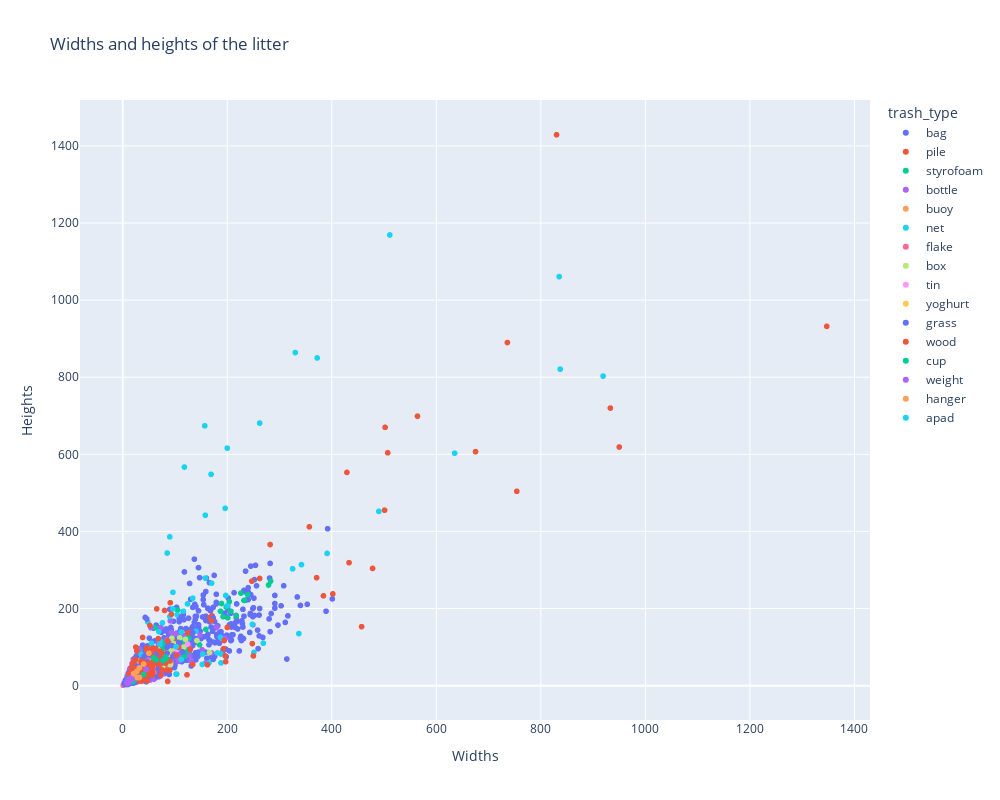

Notebook cell for this chart:
### Code cell
fig = px.scatter(
    trash_df, 
    x="widths", 
    y="heights", 
    color="trash_type", 
    hover_data=["classes"],  # Show class name on hover
    title="Widths and heights of the litter",
    labels={"widths": "Widths", "heights": "Heights"},
    width=1000,
    height=800
)

fig.show()

### Figure 1 — Plotly figure (JSON) as saved in the notebook; plotly's stock layout.template omitted (floating-point values rounded to 4 significant figures; data arrays with more than 128 entries replaced by an {"elided": "..."} marker saying what was removed)
{"data": [{"customdata": {"elided": "1316x1 str values"}, "hovertemplate": "trash_type=bag<br>Widths=%{x}<br>Heights=%{y}<br>classes=%{customdata[0]}<extra></extra>", "legendgroup": "bag", "marker": {"color": "#636efa", "symbol": "circle"}, "mode": "markers", "name": "bag", "showlegend": true, "type": "scattergl", "x": {"elided": "1316 float values"}, "xaxis": "x", "y": {"elided": "1316 float values"}, "yaxis": "y"}, {"customdata": [["pile__"], ["pile__"], ["pile__"], ["pile__"], ["pile__"], ["pile__"], ["pile__"], ["pile__"], ["pile__"], ["pile__"], ["pile__"], ["pile__"], ["pile__"], ["pile__"], ["pile__"], ["pile__"], ["pile__"], ["pile__"], ["pile__"], ["pile__"], ["pile__"], ["pile__"], ["pile__"], ["pile__"], ["pile__"], ["pile__"], ["pile__"], ["pile__"], ["pile__"], ["pile__"]], "hovertemplate": "trash_type=pile<br>Widths=%{x}<br>Heights=%{y}<br>classes=%{customdata[0]}<extra></extra>", "legendgroup": "pile", "marker": {"color": "#EF553B", "symbol": "circle"}, "mode": "markers", "name": "pile", "showlegend": true, "type": "scattergl", "x": [502.0, 507.0, 247.0, 262.0, 830.0, 1347.0, 933.0, 171.0, 167.0, 736.0, 950.0, 675.0, 130.0, 754.0, 564.0, 501.0, 124.0, 100.0, 429.0, 98.0, 433.0, 478.0, 402.0, 384.0, 84.0, 357.0, 282.0, 457.0, 371.0, 87.0], "xaxis": "x", "y": [670.0, 604.0, 271.0, 278.0, 1429.0, 932.0, 720.0, 181.0, 177.0, 890.0, 619.0, 607.0, 138.0, 504.0, 699.0, 455.0, 136.0, 108.0, 553.0, 115.0, 319.0, 304.0, 238.0, 233.0, 91.0, 412.0, 366.0, 153.0, 280.0, 93.0], "yaxis": "y"}, {"customdata": {"elided": "216x1 str values"}, "hovertemplate": "trash_type=styrofoam<br>Widths=%{x}<br>Heights=%{y}<br>classes=%{customdata[0]}<extra></extra>", "legendgroup": "styrofoam", "marker": {"color": "#00cc96", "symbol": "circle"}, "mode": "markers", "name": "styrofoam", "showlegend": true, "type": "scattergl", "x": {"elided": "216 float values"}, "xaxis": "x", "y": {"elided": "216 float values"}, "yaxis": "y"}, {"customdata": {"elided": "371x1 str values"}, "hovertemplate": "trash_type=bottle<br>Widths=%{x}<br>Heights=%{y}<br>classes=%{customdata[0]}<extra></extra>", "legendgroup": "bottle", "marker": {"color": "#ab63fa", "symbol": "circle"}, "mode": "markers", "name": "bottle", "showlegend": true, "type": "scattergl", "x": {"elided": "371 float values"}, "xaxis": "x", "y": {"elided": "371 float values"}, "yaxis": "y"}, {"customdata": {"elided": "269x1 str values"}, "hovertemplate": "trash_type=buoy<br>Widths=%{x}<br>Heights=%{y}<br>classes=%{customdata[0]}<extra></extra>", "legendgroup": "buoy", "marker": {"color": "#FFA15A", "symbol": "circle"}, "mode": "markers", "name": "buoy", "showlegend": true, "type": "scattergl", "x": {"elided": "269 float values"}, "xaxis": "x", "y": {"elided": "269 float values"}, "yaxis": "y"}, {"customdata": [["net_PP_transparent"], ["net_PP_transparent"], ["net_PP_transparent"], ["net_PP_transparent"], ["net_PP_green"], ["net_PP_transparent"], ["net_PP_transparent"], ["net_PP_transparent"], ["net_PP_green"], ["net_PP_transparent"], ["net_PP_transparent"], ["net_PP_green"], ["net_PP_transparent"], ["net_PP_transparent"], ["net_PP_transparent"], ["net_PP_transparent"], ["net_PP_transparent"], ["net_PP_green"], ["net_PP_transparent"], ["net_PP_transparent"], ["net_PP_transparent"], ["net_PP_green"], ["net_PP_green"], ["net_PP_green"], ["net_PP_transparent"], ["net_PP_transparent"], ["net_PP_transparent"], ["net_PP_transparent"], ["net_PP_green"], ["net_PP_transparent"], ["net_PP_transparent"], ["net_PP_transparent"], ["net_PP_transparent"], ["net_PP_transparent"], ["net_PP_transparent"], ["net_PP_green"], ["net_PP_transparent"], ["net_PP_green"], ["net_PP_green"], ["net_PP_transparent"], ["net_PP_green"], ["net_PP_transparent"], ["net_PP_transparent"], ["net_PP_green"], ["net_PP_transparent"], ["net_PP_transparent"], ["net_PP_transparent"], ["net_PP_transparent"], ["net_PP_transparent"], ["net_PP_transparent"], ["net_PP_green"], ["net_PP_transparent"], ["net_PP_green"], ["net_PP_green"], ["net_PP_green"], ["net_PP_transparent"], ["net_PP_transparent"], ["net_PP_transparent"], ["net_PP_transparent"], ["net_PP_transparent"], ["net_PP_transparent"], ["net_PP_green"], ["net_PP_transparent"], ["net_PP_transparent"], ["net_PP_transparent"], ["net_PP_transparent"], ["net_PP_green"]], "hovertemplate": "trash_type=net<br>Widths=%{x}<br>Heights=%{y}<br>classes=%{customdata[0]}<extra></extra>", "legendgroup": "net", "marker": {"color": "#19d3f3", "symbol": "circle"}, "mode": "markers", "name": "net", "showlegend": true, "type": "scattergl", "x": [200.0, 197.0, 98.0, 103.0, 835.0, 96.0, 104.0, 85.0, 511.0, 248.0, 170.0, 919.0, 153.0, 134.0, 116.0, 187.0, 140.0, 837.0, 64.0, 251.0, 337.0, 635.0, 262.0, 330.0, 61.0, 165.0, 158.0, 124.0, 372.0, 49.0, 188.0, 181.0, 269.0, 96.0, 71.0, 157.0, 90.0, 200.0, 490.0, 45.0, 169.0, 188.0, 152.0, 391.0, 102.0, 38.0, 76.0, 112.0, 36.0, 59.0, 118.0, 69.0, 90.0, 158.0, 196.0, 55.0, 71.0, 48.0, 30.0, 51.0, 112.0, 342.0, 79.0, 35.0, 88.0, 30.0, 325.0], "xaxis": "x", "y": [207.0, 234.0, 109.0, 109.0, 1061.0, 199.0, 184.0, 344.0, 1169.0, 159.0, 266.0, 803.0, 82.0, 227.0, 193.0, 125.0, 141.0, 821.0, 71.0, 86.0, 135.0, 603.0, 681.0, 864.0, 70.0, 59.0, 279.0, 212.0, 850.0, 53.0, 59.0, 85.0, 110.0, 242.0, 107.0, 674.0, 179.0, 616.0, 452.0, 51.0, 548.0, 82.0, 55.0, 343.0, 30.0, 41.0, 163.0, 139.0, 40.0, 78.0, 567.0, 140.0, 386.0, 442.0, 460.0, 110.0, 116.0, 165.0, 35.0, 42.0, 68.0, 314.0, 72.0, 81.0, 82.0, 35.0, 303.0], "yaxis": "y"}, {"customdata": {"elided": "758x1 str values"}, "hovertemplate": "trash_type=flake<br>Widths=%{x}<br>Heights=%{y}<br>classes=%{customdata[0]}<extra></extra>", "legendgroup": "flake", "marker": {"color": "#FF6692", "symbol": "circle"}, "mode": "markers", "name": "flake", "showlegend": true, "type": "scattergl", "x": {"elided": "758 float values"}, "xaxis": "x", "y": {"elided": "758 float values"}, "yaxis": "y"}, {"customdata": [["box_PET_transparent"], ["box_PET_transparent"], ["box_PET_transparent"], ["box_PET_transparent"], ["box_PET_transparent"], ["box_PET_transparent"], ["box_PET_transparent"], ["box_PET_transparent"], ["box_PET_transparent"], ["box_PET_transparent"], ["box_PET_transparent"], ["box_PET_transparent"], ["box_PET_transparent"], ["box_PET_transparent"], ["box_PET_transparent"], ["box_PET_transparent"], ["box_PET_transparent"], ["box_PET_transparent"], ["box_PET_transparent"], ["box_PET_transparent"], ["box_PET_transparent"], ["box_PET_transparent"], ["box_PET_transparent"], ["box_PET_transparent"], ["box_PET_transparent"], ["box_PET_transparent"], ["box_PET_transparent"], ["box_PET_transparent"], ["box_PET_transparent"], ["box_PET_transparent"], ["box_PET_transparent"], ["box_PET_transparent"], ["box_PET_transparent"], ["box_PET_transparent"], ["box_PET_transparent"], ["box_PET_transparent"], ["box_PET_transparent"], ["box_PET_transparent"], ["box_PET_transparent"], ["box_PET_transparent"], ["box_PET_transparent"], ["box_PET_transparent"], ["box_PET_transparent"], ["box_PET_transparent"], ["box_PET_transparent"], ["box_PET_transparent"], ["box_PET_transparent"], ["box_PET_transparent"], ["box_PET_transparent"], ["box_PET_transparent"], ["box_PET_transparent"], ["box_PET_transparent"], ["box_PET_transparent"], ["box_PET_transparent"], ["box_PET_transparent"], ["box_PET_transparent"], ["box_PET_transparent"], ["box_PET_transparent"], ["box_PET_transparent"], ["box_PET_transparent"]], "hovertemplate": "trash_type=box<br>Widths=%{x}<br>Heights=%{y}<br>classes=%{customdata[0]}<extra></extra>", "legendgroup": "box", "marker": {"color": "#B6E880", "symbol": "circle"}, "mode": "markers", "name": "box", "showlegend": true, "type": "scattergl", "x": [120.0, 94.0, 91.0, 166.0, 105.0, 94.0, 109.0, 97.0, 89.0, 142.0, 117.0, 51.0, 65.0, 45.0, 58.0, 53.0, 46.0, 51.0, 76.0, 68.0, 45.0, 78.0, 71.0, 59.0, 41.0, 41.0, 27.0, 32.0, 35.0, 39.0, 28.0, 32.0, 34.0, 42.0, 48.0, 22.0, 20.0, 44.0, 34.0, 40.0, 20.0, 31.0, 31.0, 21.0, 27.0, 27.0, 25.0, 16.0, 18.0, 26.0, 39.0, 31.0, 16.0, 20.0, 34.0, 13.0, 20.0, 19.0, 19.0, 17.0], "xaxis": "x", "y": [120.0, 95.0, 54.0, 86.0, 108.0, 123.0, 124.0, 109.0, 89.0, 117.0, 100.0, 31.0, 55.0, 38.0, 60.0, 60.0, 50.0, 55.0, 49.0, 52.0, 46.0, 70.0, 70.0, 56.0, 25.0, 38.0, 29.0, 34.0, 33.0, 42.0, 32.0, 32.0, 41.0, 44.0, 42.0, 27.0, 27.0, 37.0, 30.0, 31.0, 20.0, 29.0, 23.0, 27.0, 22.0, 29.0, 23.0, 20.0, 21.0, 26.0, 27.0, 28.0, 15.0, 17.0, 28.0, 18.0, 17.0, 21.0, 18.0, 19.0], "yaxis": "y"}, {"customdata": [["tin_AL_silver"], ["tin_AL_silver"], ["tin_AL_silver"], ["tin_AL_silver"], ["tin_AL_silver"], ["tin_AL_silver"], ["tin_AL_silver"], ["tin_AL_silver"], ["tin_AL_silver"], ["tin_AL_silver"], ["tin_AL_silver"], ["tin_AL_silver"], ["tin_AL_silver"], ["tin_AL_silver"], ["tin_AL_silver"], ["tin_AL_silver"], ["tin_AL_silver"], ["tin_AL_silver"], ["tin_AL_silver"], ["tin_AL_silver"], ["tin_AL_silver"], ["tin_AL_silver"], ["tin_AL_silver"], ["tin_AL_silver"], ["tin_AL_silver"], ["tin_AL_silver"], ["tin_AL_silver"], ["tin_AL_silver"], ["tin_AL_silver"], ["tin_AL_silver"], ["tin_AL_silver"], ["tin_AL_silver"], ["tin_AL_silver"], ["tin_AL_silver"], ["tin_AL_silver"], ["tin_AL_silver"], ["tin_AL_silver"], ["tin_AL_silver"], ["tin_AL_silver"], ["tin_AL_silver"], ["tin_AL_silver"], ["tin_AL_silver"], ["tin_AL_silver"], ["tin_AL_silver"], ["tin_AL_silver"], ["tin_AL_silver"], ["tin_AL_silver"], ["tin_AL_silver"], ["tin_AL_silver"], ["tin_AL_silver"], ["tin_AL_silver"], ["tin_AL_silver"], ["tin_AL_silver"], ["tin_AL_silver"], ["tin_AL_silver"], ["tin_AL_silver"], ["tin_AL_silver"], ["tin_AL_silver"], ["tin_AL_silver"], ["tin_AL_silver"], ["tin_AL_silver"], ["tin_AL_silver"]], "hovertemplate": "trash_type=tin<br>Widths=%{x}<br>Heights=%{y}<br>classes=%{customdata[0]}<extra></extra>", "legendgroup": "tin", "marker": {"color": "#FF97FF", "symbol": "circle"}, "mode": "markers", "name": "tin", "showlegend": true, "type": "scattergl", "x": [104.0, 124.0, 84.0, 79.0, 106.0, 59.0, 86.0, 72.0, 75.0, 76.0, 32.0, 37.0, 33.0, 43.0, 26.0, 34.0, 32.0, 36.0, 32.0, 26.0, 57.0, 35.0, 25.0, 21.0, 20.0, 17.0, 20.0, 24.0, 21.0, 21.0, 24.0, 18.0, 25.0, 27.0, 12.0, 15.0, 19.0, 16.0, 17.0, 18.0, 15.0, 16.0, 16.0, 25.0, 16.0, 16.0, 13.0, 12.0, 14.0, 14.0, 13.0, 14.0, 11.0, 9.0, 10.0, 15.0, 10.0, 7.001, 11.0, 4.999, 13.0, 11.0], "xaxis": "x", "y": [94.0, 108.0, 68.0, 76.0, 101.0, 63.0, 68.0, 76.0, 77.0, 81.0, 36.0, 27.0, 36.0, 34.0, 22.0, 35.0, 33.0, 31.0, 36.0, 20.0, 66.0, 27.0, 22.0, 19.0, 19.0, 27.0, 20.0, 17.0, 23.0, 23.0, 23.0, 17.0, 25.0, 24.0, 15.0, 12.0, 16.0, 21.0, 19.0, 20.0, 17.0, 18.0, 16.0, 20.0, 17.0, 16.0, 13.0, 14.0, 14.0, 14.0, 10.0, 15.0, 11.0, 6.0, 10.0, 14.0, 10.0, 8.001, 12.0, 5.001, 12.0, 11.0], "yaxis": "y"}, {"customdata": [["yoghurt_PS_white"], ["yoghurt_PS_white"], ["yoghurt_PS_white"], ["yoghurt_PS_white"], ["yoghurt_PS_white"], ["yoghurt_PS_white"], ["yoghurt_PS_white"], ["yoghurt_PS_white"], ["yoghurt_PS_white"], ["yoghurt_PS_white"], ["yoghurt_PS_white"], ["yoghurt_PS_white"], ["yoghurt_PS_white"], ["yoghurt_PS_white"], ["yoghurt_PS_white"], ["yoghurt_PS_white"], ["yoghurt_PS_white"], ["yoghurt_PS_white"], ["yoghurt_PS_white"], ["yoghurt_PS_white"], ["yoghurt_PS_white"], ["yoghurt_PS_white"], ["yoghurt_PS_white"], ["yoghurt_PS_white"], ["yoghurt_PS_white"], ["yoghurt_PS_white"], ["yoghurt_PS_white"], ["yoghurt_PS_white"], ["yoghurt_PS_white"], ["yoghurt_PS_white"], ["yoghurt_PS_white"], ["yoghurt_PS_white"], ["yoghurt_PS_white"], ["yoghurt_PS_white"], ["yoghurt_PS_white"], ["yoghurt_PS_white"], ["yoghurt_PS_white"], ["yoghurt_PS_white"], ["yoghurt_PS_white"], ["yoghurt_PS_white"], ["yoghurt_PS_white"], ["yoghurt_PS_white"], ["yoghurt_PS_white"], ["yoghurt_PS_white"], ["yoghurt_PS_white"], ["yoghurt_PS_white"], ["yoghurt_PS_white"], ["yoghurt_PS_white"], ["yoghurt_PS_white"], ["yoghurt_PS_white"], ["yoghurt_PS_white"], ["yoghurt_PS_white"], ["yoghurt_PS_white"], ["yoghurt_PS_white"], ["yoghurt_PS_white"], ["yoghurt_PS_white"]], "hovertemplate": "trash_type=yoghurt<br>Widths=%{x}<br>Heights=%{y}<br>classes=%{customdata[0]}<extra></extra>", "legendgroup": "yoghurt", "marker": {"color": "#FECB52", "symbol": "circle"}, "mode": "markers", "name": "yoghurt", "showlegend": true, "type": "scattergl", "x": [80.0, 68.0, 45.0, 68.0, 68.0, 61.0, 62.0, 91.0, 63.0, 65.0, 78.0, 31.0, 33.0, 24.0, 31.0, 27.0, 28.0, 21.0, 35.0, 33.0, 39.0, 29.0, 41.0, 22.0, 17.0, 15.0, 11.0, 19.0, 18.0, 19.0, 19.0, 19.0, 28.0, 20.0, 17.0, 14.0, 23.0, 17.0, 10.0, 15.0, 15.0, 14.0, 16.0, 14.0, 13.0, 11.0, 11.0, 13.0, 15.0, 10.0, 9.0, 7.999, 10.0, 14.0, 9.0, 13.0], "xaxis": "x", "y": [83.0, 93.0, 42.0, 71.0, 82.0, 70.0, 54.0, 76.0, 70.0, 62.0, 82.0, 36.0, 40.0, 40.0, 31.0, 21.0, 34.0, 25.0, 41.0, 38.0, 40.0, 27.0, 41.0, 25.0, 25.0, 20.0, 16.0, 16.0, 25.0, 28.0, 26.0, 26.0, 30.0, 26.0, 16.0, 15.0, 25.0, 21.0, 13.0, 22.0, 19.0, 20.0, 21.0, 19.0, 16.0, 17.0, 17.0, 13.0, 16.0, 14.0, 8.999, 13.0, 11.0, 18.0, 14.0, 15.0], "yaxis": "y"}, {"customdata": {"elided": "361x1 str values"}, "hovertemplate": "trash_type=grass<br>Widths=%{x}<br>Heights=%{y}<br>classes=%{customdata[0]}<extra></extra>", "legendgroup": "grass", "marker": {"color": "#636efa", "symbol": "circle"}, "mode": "markers", "name": "grass", "showlegend": true, "type": "scattergl", "x": {"elided": "361 float values"}, "xaxis": "x", "y": {"elided": "361 float values"}, "yaxis": "y"}, {"customdata": [["wood_wood_brown"], ["wood_wood_brown"], ["wood_wood_brown"], ["wood_wood_brown"], ["wood_wood_brown"], ["wood_wood_brown"], ["wood_wood_brown"], ["wood_wood_brown"], ["wood_wood_brown"], ["wood_wood_brown"], ["wood_wood_brown"], ["wood_wood_brown"], ["wood_wood_brown"], ["wood_wood_brown"], ["wood_wood_brown"], ["wood_wood_brown"], ["wood_wood_brown"], ["wood_wood_brown"], ["wood_wood_brown"], ["wood_wood_brown"], ["wood_wood_brown"], ["wood_wood_brown"], ["wood_wood_brown"], ["wood_wood_brown"], ["wood_wood_brown"], ["wood_wood_brown"], ["wood_wood_brown"], ["wood_wood_brown"], ["wood_wood_brown"], ["wood_wood_brown"], ["wood_wood_brown"], ["wood_wood_brown"], ["wood_wood_brown"], ["wood_wood_brown"], ["wood_wood_brown"], ["wood_wood_brown"], ["wood_wood_brown"], ["wood_wood_brown"], ["wood_wood_brown"], ["wood_wood_brown"], ["wood_wood_brown"], ["wood_wood_brown"], ["wood_wood_brown"], ["wood_wood_brown"], ["wood_wood_brown"], ["wood_wood_brown"], ["wood_wood_brown"], ["wood_wood_brown"], ["wood_wood_brown"], ["wood_wood_brown"], ["wood_wood_brown"], ["wood_wood_brown"], ["wood_wood_brown"], ["wood_wood_brown"], ["wood_wood_brown"], ["wood_wood_brown"], ["wood_wood_brown"], ["wood_wood_brown"], ["wood_wood_brown"], ["wood_wood_brown"], ["wood_wood_brown"], ["wood_wood_brown"], ["wood_wood_brown"], ["wood_wood_brown"], ["wood_wood_brown"], ["wood_wood_brown"], ["wood_wood_brown"], ["wood_wood_brown"], ["wood_wood_brown"], ["wood_wood_brown"], ["wood_wood_brown"], ["wood_wood_brown"], ["wood_wood_brown"], ["wood_wood_brown"], ["wood_wood_brown"], ["wood_wood_brown"], ["wood_wood_brown"], ["wood_wood_brown"], ["wood_wood_brown"], ["wood_wood_brown"], ["wood_wood_brown"], ["wood_wood_brown"], ["wood_wood_brown"], ["wood_wood_brown"], ["wood_wood_brown"], ["wood_wood_brown"], ["wood_wood_brown"], ["wood_wood_brown"], ["wood_wood_brown"]], "hovertemplate": "trash_type=wood<br>Widths=%{x}<br>Heights=%{y}<br>classes=%{customdata[0]}<extra></extra>", "legendgroup": "wood", "marker": {"color": "#EF553B", "symbol": "circle"}, "mode": "markers", "name": "wood", "showlegend": true, "type": "scattergl", "x": [68.0, 196.0, 170.0, 248.0, 134.0, 194.0, 91.0, 193.0, 80.0, 52.0, 197.0, 93.0, 67.0, 71.0, 46.0, 25.0, 90.0, 75.0, 53.0, 75.0, 57.0, 46.0, 27.0, 200.0, 65.0, 250.0, 85.0, 123.0, 38.0, 73.0, 58.0, 24.0, 56.0, 129.0, 46.0, 86.0, 162.0, 49.0, 35.0, 62.0, 23.0, 48.0, 57.0, 39.0, 47.0, 44.0, 82.0, 36.0, 107.0, 103.0, 24.0, 30.0, 17.0, 41.0, 42.0, 45.0, 36.0, 26.0, 46.0, 21.0, 16.0, 20.0, 48.0, 19.0, 81.0, 63.0, 20.0, 36.0, 27.0, 56.0, 57.0, 57.0, 24.0, 71.0, 21.0, 17.0, 75.0, 62.0, 32.0, 19.0, 15.0, 20.0, 31.0, 14.0, 39.0, 35.0, 90.0, 86.0, 12.0], "xaxis": "x", "y": [122.0, 77.0, 168.0, 109.0, 55.0, 117.0, 215.0, 96.0, 195.0, 156.0, 62.0, 185.0, 69.0, 89.0, 98.0, 100.0, 64.0, 80.0, 88.0, 84.0, 97.0, 92.0, 90.0, 151.0, 199.0, 77.0, 40.0, 28.0, 125.0, 27.0, 63.0, 67.0, 38.0, 94.0, 56.0, 116.0, 54.0, 57.0, 63.0, 59.0, 67.0, 51.0, 49.0, 62.0, 13.0, 30.0, 58.0, 40.0, 99.0, 79.0, 44.0, 42.0, 48.0, 40.0, 15.0, 25.0, 41.0, 43.0, 37.0, 33.0, 39.0, 36.0, 30.0, 30.0, 62.0, 96.0, 38.0, 12.0, 31.0, 27.0, 31.0, 78.0, 28.0, 55.0, 34.0, 29.0, 41.0, 58.0, 12.0, 58.0, 32.0, 15.0, 27.0, 32.0, 57.0, 13.0, 40.0, 11.0, 30.0], "yaxis": "y"}, {"customdata": [["cup_PP_transparent"], ["cup_PP_transparent"], ["cup_PP_transparent"], ["cup_PP_transparent"], ["cup_PP_transparent"], ["cup_PP_transparent"], ["cup_PP_transparent"], ["cup_PP_transparent"], ["cup_PP_transparent"], ["cup_PP_transparent"], ["cup_PP_transparent"], ["cup_PP_transparent"]], "hovertemplate": "trash_type=cup<br>Widths=%{x}<br>Heights=%{y}<br>classes=%{customdata[0]}<extra></extra>", "legendgroup": "cup", "marker": {"color": "#00cc96", "symbol": "circle"}, "mode": "markers", "name": "cup", "showlegend": true, "type": "scattergl", "x": [64.0, 83.0, 77.0, 59.0, 82.0, 40.0, 21.0, 24.0, 24.0, 19.0, 17.0, 10.0], "xaxis": "x", "y": [67.0, 70.0, 65.0, 72.0, 74.0, 29.0, 14.0, 18.0, 18.0, 10.0, 11.0, 15.0], "yaxis": "y"}, {"customdata": [["weight_metal_silver"], ["weight_metal_silver"], ["weight_metal_silver"], ["weight_metal_silver"], ["weight_metal_silver"], ["weight_metal_silver"], ["weight_metal_silver"], ["weight_metal_silver"], ["weight_metal_silver"], ["weight_metal_silver"], ["weight_metal_silver"], ["weight_metal_silver"], ["weight_metal_silver"], ["weight_metal_silver"], ["weight_metal_silver"], ["weight_metal_silver"], ["weight_metal_silver"], ["weight_metal_silver"], ["weight_metal_silver"], ["weight_metal_silver"], ["weight_metal_silver"], ["weight_metal_silver"], ["weight_metal_silver"], ["weight_metal_silver"], ["weight_metal_silver"], ["weight_metal_silver"], ["weight_metal_silver"], ["weight_metal_silver"], ["weight_metal_silver"], ["weight_metal_silver"], ["weight_metal_silver"]], "hovertemplate": "trash_type=weight<br>Widths=%{x}<br>Heights=%{y}<br>classes=%{customdata[0]}<extra></extra>", "legendgroup": "weight", "marker": {"color": "#ab63fa", "symbol": "circle"}, "mode": "markers", "name": "weight", "showlegend": true, "type": "scattergl", "x": [45.0, 25.0, 27.0, 19.0, 20.0, 25.0, 20.0, 19.0, 23.0, 18.0, 14.0, 13.0, 13.0, 13.0, 15.0, 17.0, 22.0, 18.0, 17.0, 10.0, 9.0, 13.0, 16.0, 10.0, 7.999, 13.0, 7.999, 11.0, 9.0, 7.999, 9.0], "xaxis": "x", "y": [42.0, 27.0, 20.0, 18.0, 25.0, 26.0, 31.0, 18.0, 27.0, 19.0, 14.0, 13.0, 13.0, 13.0, 17.0, 16.0, 20.0, 22.0, 16.0, 13.0, 9.0, 17.0, 17.0, 8.001, 11.0, 15.0, 8.999, 7.0, 6.0, 6.0, 10.0], "yaxis": "y"}, {"customdata": [["hanger_PP_red"], ["hanger_PP_red"], ["hanger_PP_red"], ["hanger_PP_red"], ["hanger_PP_red"], ["hanger_PP_red"], ["hanger_PP_red"]], "hovertemplate": "trash_type=hanger<br>Widths=%{x}<br>Heights=%{y}<br>classes=%{customdata[0]}<extra></extra>", "legendgroup": "hanger", "marker": {"color": "#FFA15A", "symbol": "circle"}, "mode": "markers", "name": "hanger", "showlegend": true, "type": "scattergl", "x": [50.0, 40.0, 32.0, 27.0, 21.0, 32.0, 28.0], "xaxis": "x", "y": [84.0, 56.0, 46.0, 37.0, 31.0, 21.0, 21.0], "yaxis": "y"}, {"customdata": [["apad__white"]], "hovertemplate": "trash_type=apad<br>Widths=%{x}<br>Heights=%{y}<br>classes=%{customdata[0]}<extra></extra>", "legendgroup": "apad", "marker": {"color": "#19d3f3", "symbol": "circle"}, "mode": "markers", "name": "apad", "showlegend": true, "type": "scattergl", "x": [102.0], "xaxis": "x", "y": [101.0], "yaxis": "y"}], "layout": {"height": 800, "legend": {"title": {"text": "trash_type"}, "tracegroupgap": 0}, "title": {"text": "Widths and heights of the litter"}, "width": 1000, "xaxis": {"anchor": "y", "domain": [0, 1], "title": {"text": "Widths"}}, "yaxis": {"anchor": "x", "domain": [0, 1], "title": {"text": "Heights"}}}}
